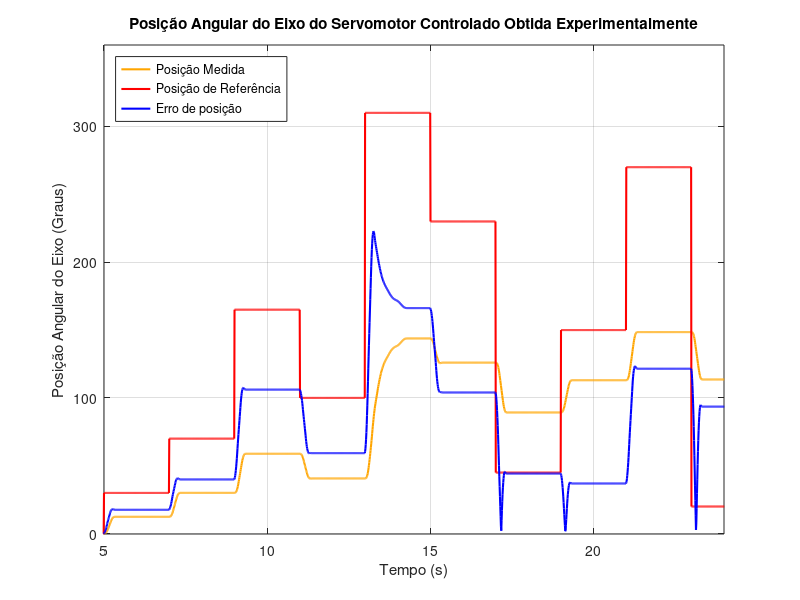
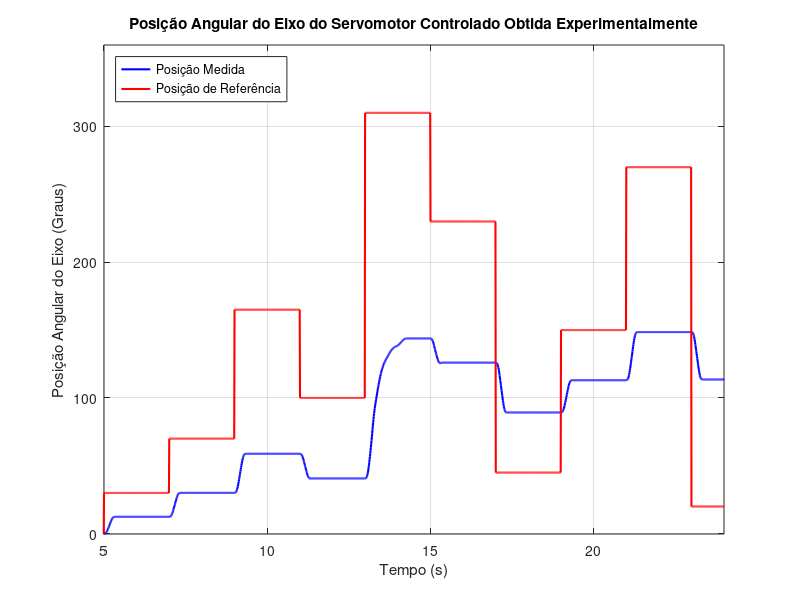
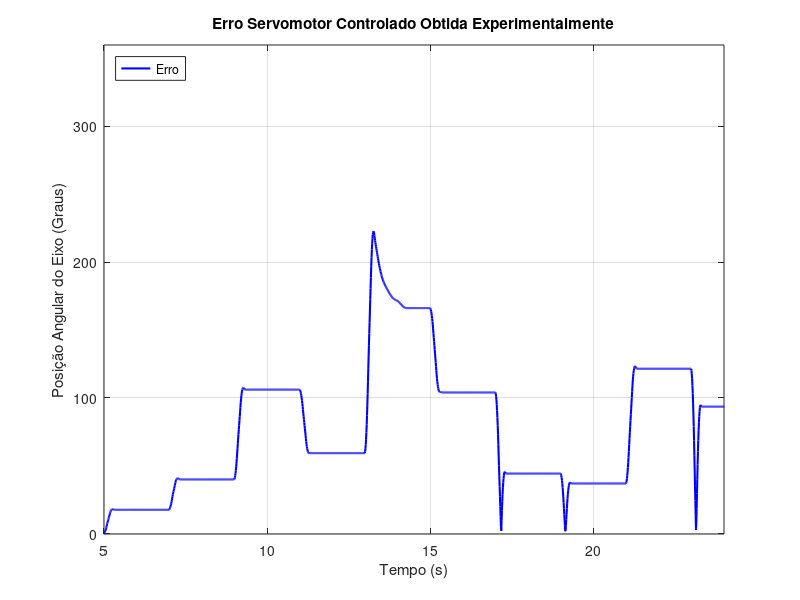

Write the MATLAB code that produced these figures, in order.
clear all
close all
pkg load signal

[erro, tempo, posicao, referencia] = textread('./Experimentos/output2024-07-21_02-08-52AvancoSCISR.txt', "%f,%f,%f,%f");

janela_mediana = 10; % Tamanho da janela para o filtro de mediana
janela_media = 10; % Tamanho da janela para o filtro de média

tempo_maximo_de_plot = 24;
idx_tempo_maximo_de_plot = Inf;

for i=1:1:length(tempo)
    if tempo(i) <= tempo_maximo_de_plot + .0001 && tempo(i) >= tempo_maximo_de_plot - .0001
        idx_tempo_maximo_de_plot = i
        break
    endif
endfor

disp(idx_tempo_maximo_de_plot)

if idx_tempo_maximo_de_plot ~= Inf
    posicao = posicao(1:idx_tempo_maximo_de_plot)
##    vel = vel(1:idx_tempo_maximo_de_plot)
    tempo = tempo(1:idx_tempo_maximo_de_plot)
endif

% Aplicar filtro de média
b = (1/janela_media) * ones(1, janela_media);
a = 1;
erro_filt_media = filter(b, a, erro);
posicao_filt_media = filter(b, a, posicao);

##ref_filt_media = filter(b, a, referencia);
##
##ref_arredondada = round(referencia * 100) / 100;
##b = (1/100) * ones(1, 100);
##a = 1;
##ref_arredondada = filter(b, a, ref_arredondada);


%% FUNÇÃO PARA GERAR A REFERENCIA (POIS A LIDA DO ARDUINO TA CAGADA)
i=1;
ref = zeros(1, length(tempo));
erro_adulterado = zeros(1, length(tempo));

for i = 1:length(tempo)

    if (tempo(i) < 5)
        ref(i) = 0;  % DELAY ANTES DE COMEÇAR O EXPERIMENTO
    elseif (tempo(i) < 7)
        ref(i) = 30;  % REFERENCIA EM 30º NOS 2s DE EXPERIMENTO
        erro_adulterado(i) = 2;
    elseif (tempo(i) < 9)
        ref(i) = 70;  % REFERENCIA EM 70º NOS 4s DE EXPERIMENTO
        erro_adulterado(i) = 1;
    elseif (tempo(i) < 11)
        ref(i) = 165;  % REFERENCIA EM 165º NOS 6s DE EXPERIMENTO
        erro_adulterado(i) = 3;
    elseif (tempo(i) < 13)
        ref(i) = 100;  % REFERENCIA EM 100º NOS 8s DE EXPERIMENTO
        erro_adulterado(i) = 12;
    elseif (tempo(i) < 15)
        ref(i) = 310;  % REFERENCIA EM 310º NOS 10s DE EXPERIMENTO
        erro_adulterado(i) = 7;
    elseif (tempo(i) < 17)
        ref(i) = 230;  % REFERENCIA EM 230º NOS 12s DE EXPERIMENTO
        erro_adulterado(i) = 4;
    elseif (tempo(i) < 19)
        ref(i) = 45;  % REFERENCIA EM 45º NOS 14s DE EXPERIMENTO
        erro_adulterado(i) = 2;
    elseif (tempo(i) < 21)
        ref(i) = 150;  % REFERENCIA EM 150º NOS 16s DE EXPERIMENTO
        erro_adulterado(i) = 3;
    elseif (tempo(i) < 23)
        ref(i) = 270;  % REFERENCIA EM 270º NOS 18s DE EXPERIMENTO
        erro_adulterado(i) = 9;
    elseif (tempo(i) < 25)
        ref(i) = 20;  % REFERENCIA EM 20º NOS 20s DE EXPERIMENTO
        erro_adulterado(i) = 15;
    else
        ref(i) = 0;  % Valor padrão para após o tempo especificado
    end
    i = i+1;
end
ref = ref'
erro_adulterado=erro_adulterado'

figure(1)
##plot(tempo, abs(rad2deg(posicao_filt_media)-erro_adulterado));
plot(tempo, abs(rad2deg(posicao_filt_media)));
hold on;

##plot(tempo, rad2deg(referencia));
plot(tempo, ref);
##plot(tempo, rad2deg(ref_filt_media));
hold on;

plot(tempo, abs(rad2deg(erro_filt_media)));
##plot(tempo, abs(rad2deg(erro_filt_media)-erro_adulterado));
##erro_calculado = abs(ref - rad2deg(posicao_filt_media));
##plot(tempo, erro_calculado);

xlabel('Tempo (s)');
ylabel('Posição Angular do Eixo (Graus)');

h = get(gca, 'Children');
set(h(1), 'Color', 'b');
set(h(1), 'LineWidth', 1.5);
set(h(2), 'Color', 'r');
set(h(2), 'LineWidth', 1.5);
set(h(3), 'Color', [1 0.647 0]);
set(h(3), 'LineWidth', 1.5);
xlim([5 24])
ylim([-0.25 360])
leg = legend('Posição Medida', 'Posição de Referência', 'Erro de posição');
legend('Location','northwest');
grid on;
# Alterar conforme necessidade
title('Posição Angular do Eixo do Servomotor Controlado Obtida Experimentalmente');

%% APENAS ENTRADA E SAIDA

figure(2)
##plot(tempo, abs(rad2deg(posicao_filt_media)-erro_adulterado));
plot(tempo, abs(rad2deg(posicao_filt_media)));
hold on;

##plot(tempo, rad2deg(referencia));
plot(tempo, ref);
##plot(tempo, rad2deg(ref_filt_media));
hold on;

##plot(tempo, abs(rad2deg(erro_filt_media)));
##plot(tempo, abs(rad2deg(erro_filt_media)-erro_adulterado));
##erro_calculado = abs(ref - rad2deg(posicao_filt_media));
##plot(tempo, erro_calculado);

xlabel('Tempo (s)');
ylabel('Posição Angular do Eixo (Graus)');

h = get(gca, 'Children');
set(h(1), 'Color', 'r');
set(h(1), 'LineWidth', 1.5);
set(h(2), 'Color', 'b');
set(h(2), 'LineWidth', 1.5);
##set(h(3), 'Color', [1 0.647 0]);
##set(h(3), 'LineWidth', 2);
xlim([5 24])
ylim([-0.25 360])
leg = legend('Posição Medida', 'Posição de Referência');
legend('Location','northwest');
grid on;
# Alterar conforme necessidade
title('Posição Angular do Eixo do Servomotor Controlado Obtida Experimentalmente');


%% APENAS ERRO

figure(3)
##plot(tempo, abs(rad2deg(posicao_filt_media)-erro_adulterado));
##plot(tempo, abs(rad2deg(posicao_filt_media)));
##hold on;

##plot(tempo, rad2deg(referencia));
##plot(tempo, ref);
##plot(tempo, rad2deg(ref_filt_media));
##hold on;

plot(tempo, abs(rad2deg(erro_filt_media)));
##plot(tempo, abs(rad2deg(erro_filt_media)-erro_adulterado));
##erro_calculado = abs(ref - rad2deg(posicao_filt_media));
##plot(tempo, erro_calculado);

xlabel('Tempo (s)');
ylabel('Posição Angular do Eixo (Graus)');

h = get(gca, 'Children');
set(h(1), 'Color', 'b');
set(h(1), 'LineWidth', 1.5);
##set(h(2), 'Color', 'b');
##set(h(2), 'LineWidth', 1.5);
##set(h(3), 'Color', [1 0.647 0]);
##set(h(3), 'LineWidth', 2);
xlim([5 24])
ylim([-0.25 360])
leg = legend('Erro');
legend('Location','northwest');
grid on;
# Alterar conforme necessidade
title('Erro Servomotor Controlado Obtida Experimentalmente');
